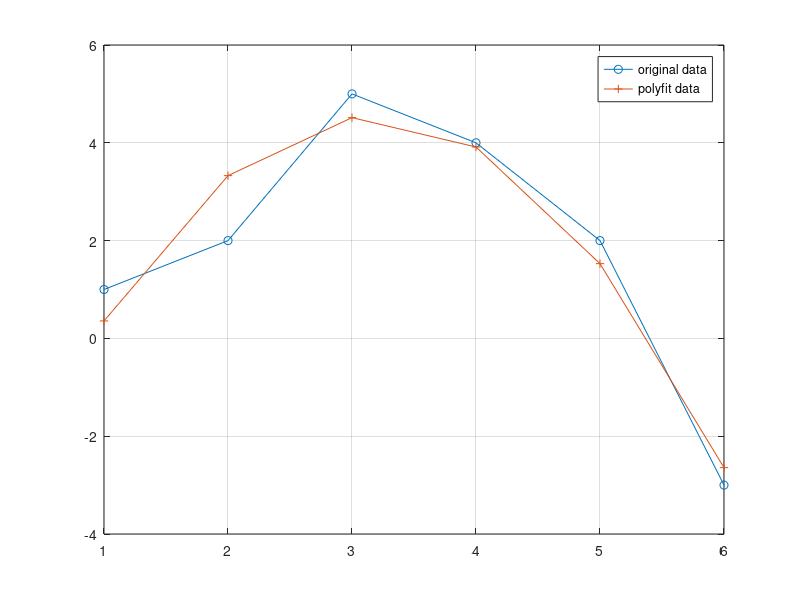

MATLAB code to generate this figure:
#{
In statistics, the problem of fitting a straight line to a set of data is often considered. We tackle
the more general problem of fitting a polynomial to a set of points.
#}

D = [1 1; 2 2; 3 5 ; 4 4; 5 2; 6 -3]
Xdata = D(:, 1)
Ydata = D(:, 2)
plot(Xdata, Ydata, 'o-') # Plot line segments with circle markers

#{
One approach is to use the ones command to create a matrix of ones of the appropriate size, and
then overwrite the first and second columns with the correct data.
#}

A = ones(6, 3)
A(:, 1) = Xdata.^2
A(:, 2) = Xdata
A

#{
Our system is inconsistent. It can be shown that the least-squares solution comes from solving
the normal equations, AT Ap = AT y, where p is the vector [a b c] of polynomial coefficients.
#}

A' * A
A' * Ydata

# The corresponding augmented matrix is:

B = [2275 441 91 60; 441 91 21 28; 91 21 6 11]
B(:, 4) = A' * Ydata
rref(B)

# Thus the correct quadratic equation is y = ?0:89286x2 + 5:65x ? 4:4.
# Now we plot a graph of this parabola together with our original data points.

x = linspace(0 , 7, 50)
y = -0.8929*x.^2 + 5.6500*x - 4.4000
plot(Xdata, Ydata, 'o', x, y, 'linewidth', 2)
grid on
legend('data values', 'least-squares parabola')
title('y = 0.8929x^2 + 5.65x - 4.4')

# Example 2.2.2. Use polyfit to find the least-squares parabola for the following data:

P = polyfit(Xdata, Ydata, 2) # Degree two polynomial fit

y = polyval(P, Xdata) # Evaluate polynomial P at input Xdata
plot(Xdata, Ydata, 'o-', Xdata, y, '+-')
grid on
legend('original data', 'polyfit data')

